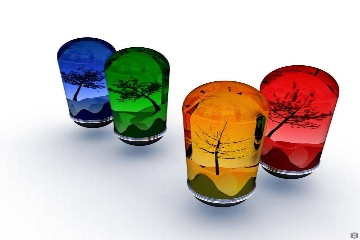
#> input picture 2. Basic Image Processing using OpenCV/src/glasses.jpg, 360 x 240 px
$ python 8.Dialation_and_Eroding.py
#> lines starting #> are read from the running program, lines starting #| are printed output that depends on the picture; after the words box and inside, x2 and y2 are one past the last pixel; in counts of white or black regions, pixels touching at a corner belong together
# -*- coding: utf-8 -*-
"""
Created on Sun Nov 17 11:12:37 2019

@author: Jaimin
"""


# Import opencv
import cv2

# Import numpy with alias

# Read image
img = cv2.imread("src/glasses.jpg")
#> img is the input picture: shape (240, 360, 3); mean B, G, R 182.7, 190.4, 201.8

gray = cv2.cvtColor(img,cv2.COLOR_BGR2GRAY)
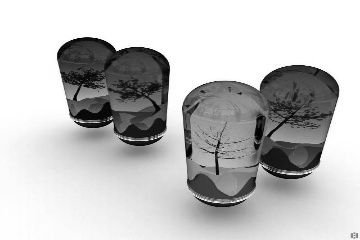
#> gray: shape (240, 360); min 0, max 255, mean 192.9

canny = cv2.Canny(gray,100,255)
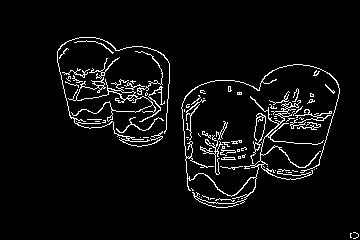
#> canny: shape (240, 360); 5% white in thin lines or dots, all inside (x1, y1, x2, y2) = (57, 37, 359, 239)

# Eroding the image
erode = cv2.erode(canny,(3,3),iterations=1)
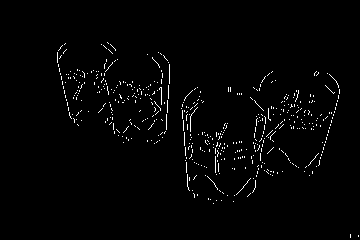
#> erode: shape (240, 360); 1.7% white in thin lines or dots, all inside (x1, y1, x2, y2) = (57, 42, 359, 238)

# Dialating the image
dilate = cv2.dilate(canny,(3,3),iterations=1)
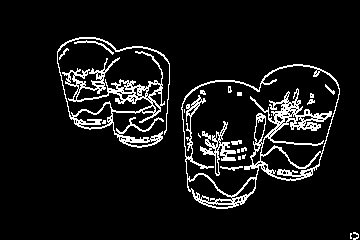
#> dilate: shape (240, 360); 8.3% white in thin lines or dots, all inside (x1, y1, x2, y2) = (57, 37, 359, 240)

# Show updated image

cv2.imshow("img",img)
cv2.imshow("canny",canny)
cv2.imshow("erode",erode)
cv2.imshow("dial",dilate)
cv2.waitKey(0)
cv2.destroyAllWindows()
